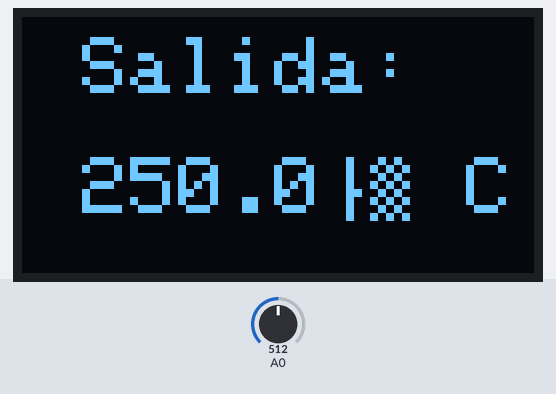
Simulated run of this sketch. Board: Arduino Uno, built with avr-gcc and run on an emulated ATmega328P. On the bench: 128×64 one-colour display. The inputs (shaded band) are chosen by the test bench; at power-on: A0 = 512. What the sketch prints to the serial monitor is not drawn.

Above: at 1.4 s.
1.5 s: A0 set to 716
At 2.9 s:
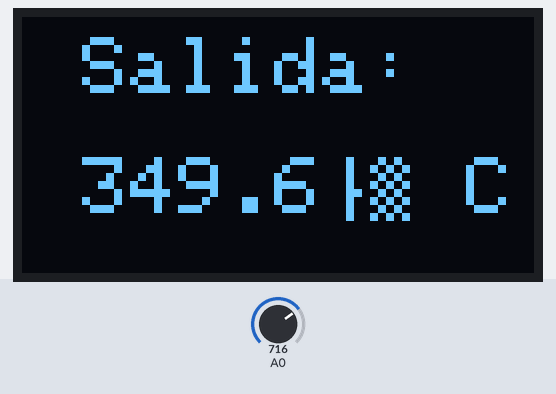
3.8 s: A0 set to 900
At 5.4 s:
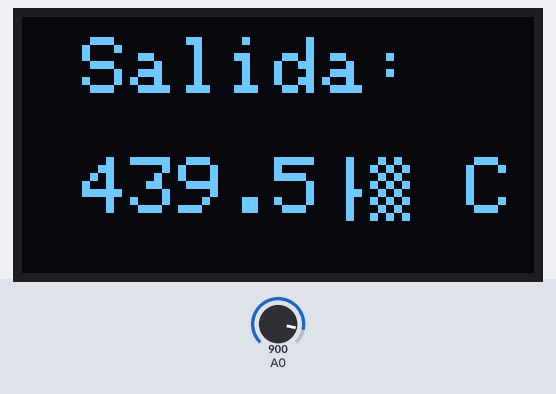
5.9 s: A0 set to 1023
At 7.9 s:
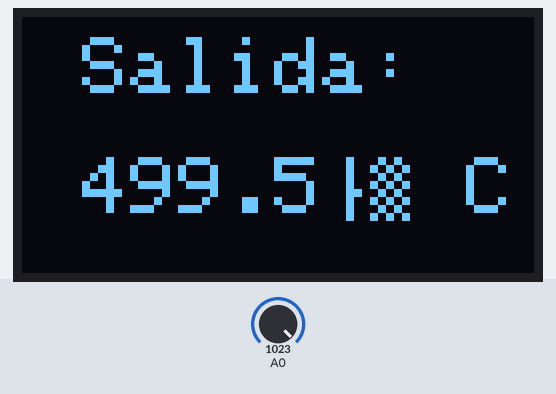
Timing chart, 0 to 9.4 s (numbered marks = the images above; inputs shaded):
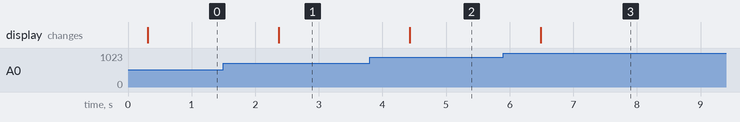

The sketch:

Labo3.ino
```cpp
#include <Wire.h>
#include <Adafruit_GFX.h>
#include <Adafruit_SH110X.h>

#define i2c_Address 0x3C

#define SCREEN_WIDTH 128
#define SCREEN_HEIGHT 64
#define OLED_RESET -1

int entrada_sensor;
float salida_sensor;

Adafruit_SH1106G display(
  SCREEN_WIDTH,
  SCREEN_HEIGHT,
  &Wire,
  OLED_RESET
);

void setup() {
  Serial.begin(9600);

  Wire.begin();
  delay(250);

  if (!display.begin(i2c_Address, true)) {
    Serial.println("ERROR: OLED no encontrada");
    while (1);
  }

  Serial.println("OLED funcionando correctamente");
}

void loop() {
  entrada_sensor = analogRead(A0);

  salida_sensor = (entrada_sensor * (5.0 / 1024.0)) * 100.0;

  Serial.print("Temperatura actual: ");
  Serial.print(salida_sensor);
  Serial.println(" C");

  display.clearDisplay();

  display.setTextColor(SH110X_WHITE);
  display.setTextSize(2);
  display.setCursor(15, 5);
  display.println("Salida:");

  display.setTextSize(2);
  display.setCursor(15, 35);
  display.print(salida_sensor, 1);
  display.println("° C");

  display.display();

  delay(1000);
}
```

Measured:
- after the input at 1.5 s, the display: changes after 0.87 s (image 1)
- after the input at 3.8 s, the display: changes after 0.63 s (image 2)
- after the input at 5.9 s, the display: changes after 0.58 s (image 3)
